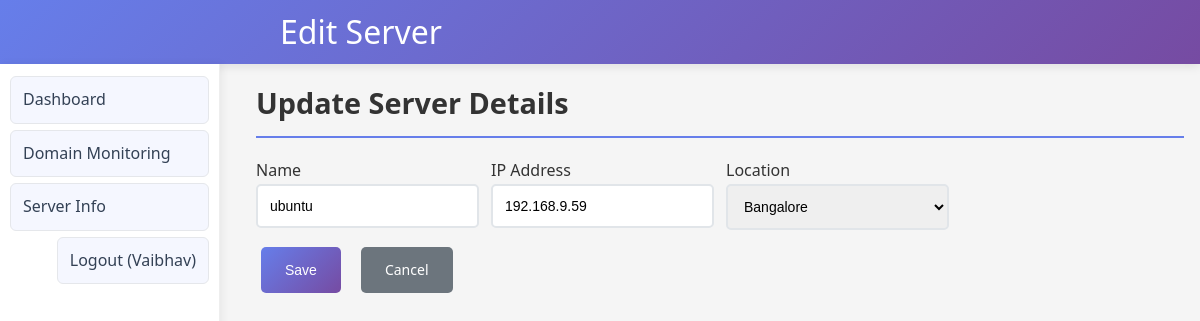
/server/edit/6 (signed in), run on the app's committed database.
### tables this page shows
CREATE TABLE users (
            id INTEGER PRIMARY KEY AUTOINCREMENT,
            name TEXT,
            email TEXT UNIQUE NOT NULL,
            password_hash TEXT NOT NULL,
            role TEXT NOT NULL,          -- super_admin, admin, super_analytics, analytics
            location TEXT                -- required for admin/analytics
        );

CREATE TABLE servers (
            id INTEGER PRIMARY KEY AUTOINCREMENT,
            name TEXT NOT NULL,
            ip_address TEXT NOT NULL,
            location TEXT,
            alive INTEGER DEFAULT 0,
            last_ping_at TEXT
        );

CREATE TABLE locations (
            id INTEGER PRIMARY KEY AUTOINCREMENT,
            name TEXT UNIQUE NOT NULL
        );

### 1app.py (the view, shortened to what this page needs)
@app.route('/server/edit/<int:server_id>', methods=['GET', 'POST'])
@login_required
@rbac_write_required
def edit_server(server_id):
    user = get_current_user()
    conn = get_db_connection()
    c = conn.cursor()
    c.execute("SELECT id, name, ip_address, location FROM servers WHERE id=?", (server_id,))
    row = c.fetchone()
    if not row:
        conn.close()
        flash("Server not found.", "danger")
        return redirect(url_for('server'))
    if not user_can_access_location(user, row["location"]):
        conn.close()
        flash("Access denied for this location.", "danger")
        return redirect(url_for('server'))
    server_row = {"id": row["id"], "name": row["name"], "ip_address": row["ip_address"], "location": row["location"]}
    conn.close()
    return render_template('server_edit.html', server=server_row, locations=get_locations(), user=user)

### 1app.py (called while the page is built)
def get_db_connection():
    conn = sqlite3.connect(DB_FILE, timeout=15, check_same_thread=False)
    conn.row_factory = sqlite3.Row
    try:
        conn.execute("PRAGMA busy_timeout = 15000")
    except Exception:
        pass
    return conn

def get_current_user():
    user_id = session.get('user_id')
    if not user_id:
        return None
    conn = get_db_connection()
    c = conn.cursor()
    c.execute("SELECT id, name, email, role, location FROM users WHERE id = ?", (user_id,))
    row = c.fetchone()
    conn.close()
    return row

def login_required(view_func):
    @functools.wraps(view_func)
    def wrapper(*args, **kwargs):
        if not get_current_user():
            return redirect(url_for('login', next=request.path))
        return view_func(*args, **kwargs)
    return wrapper

def is_read_only(user):
    return user and user["role"] in ("super_analytics", "analytics")

def user_can_access_location(user, location):
    if not user:
        return False
    role = user["role"]
    if role in ("super_admin", "super_analytics"):
        return True
    if role in ("admin", "analytics"):
        return (user["location"] or "").lower() == (location or "").lower()
    return False

def rbac_write_required(view_func):
    @functools.wraps(view_func)
    def wrapper(*args, **kwargs):
        user = get_current_user()
        if not user:
            return redirect(url_for('login'))
        if is_read_only(user):
            flash("You have read-only access.", "warning")
            return redirect(request.referrer or url_for('index'))
        return view_func(*args, **kwargs)
    return wrapper

def get_locations():
    conn = get_db_connection()
    c = conn.cursor()
    c.execute("SELECT name FROM locations ORDER BY name")
    rows = [r[0] for r in c.fetchall()]
    conn.close()
    return rows

### templates/server_edit.html (shortened to what this page needs)
<!DOCTYPE html>
<html>
<head>
    <link rel="stylesheet" href="{{ url_for('static', filename='style.css') }}">
</head>
<body>
<header>
    <div class="container">
        <h1>Edit Server</h1>
    </div>
</header>
<nav>
    <div class="container">
        <ul>
            <li><a href="/">Dashboard</a></li>
            <li><a href="/domain">Domain Monitoring</a></li>
            <li><a href="/server">Server Info</a></li>
            {% if user %}
                <li style="margin-left:auto"><a href="/logout">Logout ({{ user.name }})</a></li>
            {% else %}
                <li style="margin-left:auto"><a href="/login">Login</a></li>
            {% endif %}
        </ul>
    </div>
</nav>
<div class="container">
    <div class="card">
        <h2>Update Server Details</h2>
        <form method="POST" style="display:grid; grid-template-columns: repeat(auto-fit, minmax(220px, 1fr)); gap: 12px;">
            <div>
                <label>Name</label>
                <input type="text" name="name" class="form-control" required value="{{ server.name }}">
            </div>
            <div>
                <label>IP Address</label>
                <input type="text" name="ip_address" class="form-control" required value="{{ server.ip_address }}">
            </div>
            <div>
                <label>Location</label>
                <select name="location" class="form-control">
                    {% for loc in locations %}
                        <option value="{{ loc }}" {% if server.location == loc %}selected{% endif %}>{{ loc }}</option>
                    {% endfor %}
                </select>
            </div>
            <div style="grid-column: 1 / -1; display:flex; gap:10px;">
                <button type="submit" class="btn btn-primary">Save</button>
                <a href="/server" class="btn btn-secondary">Cancel</a>
            </div>
        </form>
    </div>
</div>
</body>
</html>

### static/style.css (style rules this page uses)
:root { --primary: #667eea; --surface: #ffffff; --text: #334155; --muted: #6b7280; --sidebar-width: 240px; --header-height: 64px; }
* { margin: 0; padding: 0; box-sizing: border-box; }
body { font-family: 'Segoe UI', Tahoma, Geneva, Verdana, sans-serif; line-height: 1.6; color: #333; background-color: #f5f5f5; }
.container { max-width: 1200px; margin: 0 auto; padding: 16px; margin-left: var(--sidebar-width); }
header { background: linear-gradient(135deg, #667eea 0%, #764ba2 100%); color: white; height: var(--header-height); display: flex; align-items: center; padding: 0 16px; margin-bottom: 0; box-shadow: 0 2px 10px rgba(0,0,0,0.1); }
header h1 { width: 100%; text-align: right; font-size: 2em; font-weight: 400; margin-right: 8px; }
nav { position: fixed; left: 0; top: var(--header-height); width: calc(var(--sidebar-width) - 20px); height: calc(100vh - var(--header-height)); background: var(--surface); padding: 12px 10px; box-shadow: 2px 0 8px rgba(0,0,0,0.06); border-right: 1px solid #eee; overflow-y: auto; z-index: 1000; }
nav .container { margin: 0; padding: 0; max-width: 100%; }
nav ul { list-style: none; display: flex; flex-direction: column; gap: 6px; margin: 0; padding: 0; }
nav a { text-decoration: none; color: var(--text); font-weight: 500; padding: 10px 12px; border-radius: 6px; transition: all 0.2s ease; display: block; background: #f5f7ff; border: 1px solid #e5e7eb; }
.card h2 { color: #333; margin-bottom: 20px; font-size: 1.8em; border-bottom: 2px solid #667eea; padding-bottom: 10px; }
.form-control { width: 100%; padding: 12px; border: 2px solid #e1e5e9; border-radius: 5px; font-size: 14px; transition: border-color 0.3s ease; }
.btn { padding: 12px 24px; border: none; border-radius: 5px; cursor: pointer; font-size: 14px; font-weight: 500; text-decoration: none; display: inline-block; transition: all 0.3s ease; margin: 5px; }
.btn-primary { background: linear-gradient(135deg, #667eea 0%, #764ba2 100%); color: white; }
.btn-secondary { background-color: #6c757d; color: white; }

### data on the page
users: name "Vaibhav"
servers: name "ubuntu", ip_address "192.168.9.59", location "Bangalore"
